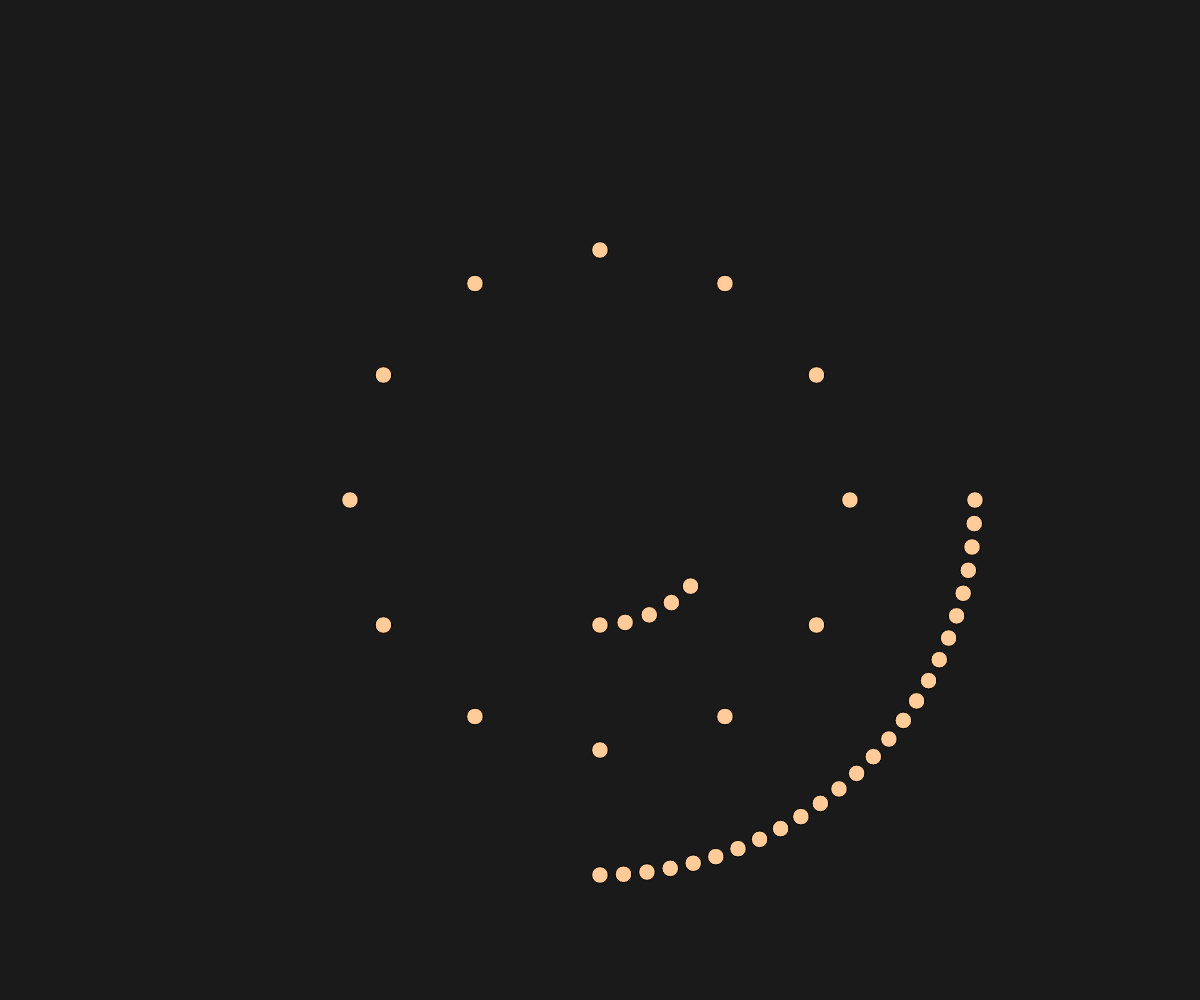
Frame 1 (no input)
Frame 60 (no input): identical to frame 1, image omitted
Frame 120 (the mouse pressed at the canvas centre since frame 60): identical to frame 1, image omitted

The p5.js sketch that drew this single still picture (run headless with seeded random() and noise() and a simulated clock; from frame 60 on, the mouse is pressed at the canvas centre):

// p5.js sketch
// ── sketch.js
let mx;
let my;
let a;
let deg;
let maxR;
let r;
let newVector;
let circleR;
let error = false;

function setup(){
    createCanvas(windowWidth, windowHeight);
    colorMode(HSB);
    fill(30,40,100);
    background(10);
    angleMode(DEGREES);
    //frameRate(8);
    //noLoop();

    if(windowHeight<=windowWidth){
        maxR = windowHeight/2;
    } else {
        maxR = windowWidth/2;
    }
    mx = windowWidth/2;
    my = windowHeight/2;
    newVector = createVector(0,0);
    circleR = maxR/30;
}

function draw(){
    background(10);

    //display years
    a = year() % 1000;
    r = maxR*0.75;
    deg = 360/100;

    for(let i=0;i<a;i++){
        newVector.set(r*sin(i*deg), r*cos(i*deg));
        circle(r*sin(i*deg)+mx, r*cos(i*deg)+my,circleR);
    }

    //display months
    r = maxR*0.5;
    deg = 360/12;

    for(let i=0;i<month();i++){
        newVector.set(r*sin(i*deg), r*cos(i*deg));
        circle(r*sin(i*deg)+mx, r*cos(i*deg)+my,circleR);
    }

    //display days
    r = maxR*0.25;

    switch(month()){
        case 1:
            deg = 360/31;
            break;
        case 2:
            //leap year check
            if(year()%400==0){
                deg = 360/29;
            } else if(year()%100==0){
                deg = 360/28;
            } else if(year()%4==0){
                deg = 360/29;
            } else {
                deg = 360/28;
            }
            break;
        case 3:
            deg = 360/31;
            break;
        case 4:
            deg = 360/30;
            break;
        case 5:
            deg = 360/31;
            break;
        case 6:
            deg = 360/30;
            break;
        case 7:
            deg = 360/31;
            break;
        case 8:
            deg = 360/31;
            break;
        case 9:
            deg = 360/30;
            break;
        case 10:
            deg = 360/31;
            break;
        case 11:
            deg = 360/30;
            break;
        case 12:
            deg = 360/31;
            break;
        default:
            error = true;
            console.log("error in number of days");
            break;
    }

    for(let i=0;i<day();i++){
        if(error){
            continue;
        }
        newVector.set(r*sin(i*deg), r*cos(i*deg));
        circle(r*sin(i*deg)+mx, r*cos(i*deg)+my,circleR);
    }
}
